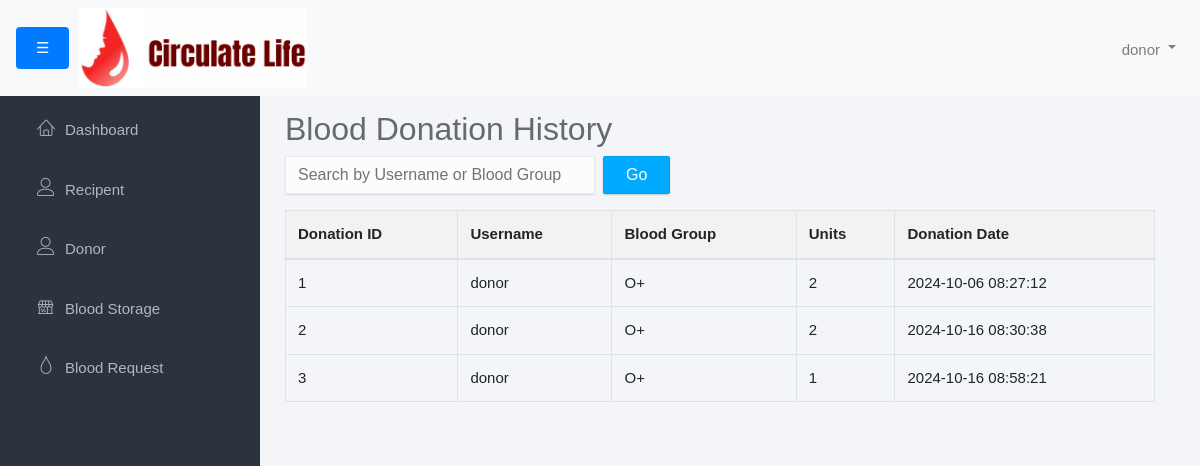
The app's page /Admin/blood_storage_history.php (signed in) with its own data.
### tables this page shows
CREATE TABLE `blood_donation` (
  `id` int(11) NOT NULL,
  `username` varchar(50) NOT NULL,
  `blood_group` enum('A+','A-','B+','B-','O+','O-','AB+','AB-') NOT NULL,
  `unit` int(11) NOT NULL,
  `donation_date` timestamp NOT NULL DEFAULT current_timestamp()
);

### Admin/blood_storage_history.php (the view, shortened to what this page needs)
<?php include('admin_header.php');
include('../connection.php'); ?>
<link rel="stylesheet" href="admin-style.css?v=<?php echo time(); ?>">
<div class="main">
    <div class="container-fluid">
        <h2>Blood Donation History</h2>
        <form class="form-inline my-2 my-lg-0" method="get" action="">
        <input class="form-control mr-sm-2" type="search" name="search" placeholder="Search by Username or Blood Group" aria-label="Search" value="<?php echo isset($_GET['search']) ? $_GET['search'] : ''; ?>" style="width: 310px;">
        <button class="btn btn-primary my-2 my-sm-0" type="submit">Go</button>
        </form>
        <table class="table table-bordered mt-3">
            <thead>
                <tr>
                    <th>Donation ID</th>
                    <th>Username</th>
                    <th>Blood Group</th>
                    <th>Units</th>
                    <th>Donation Date</th>
                </tr>
            </thead>
            <tbody>
                <?php
                $searchTerm = isset($_GET['search']) ? $_GET['search'] : '';
                if (!empty($searchTerm)) {
                    $donations = $conn->query("SELECT * FROM blood_donation WHERE username LIKE '%$searchTerm%' OR blood_group LIKE '%$searchTerm%'");
                } else {
                    $donations = $conn->query("SELECT * FROM blood_donation");
                }
                while ($row = $donations->fetch_array()) {
                    ?>
                    <tr>
                        <td><?php echo $row['id']; ?></td>
                        <td><?php echo $row['username']; ?></td>
                        <td><?php echo $row['blood_group']; ?></td>
                        <td><?php echo $row['unit']; ?></td>
                        <td><?php echo $row['donation_date']; ?></td>
                    </tr>
                <?php }
                ?>
            </tbody>
        </table>
    </div>
</div>
</body>
</html>

### Admin/admin-style.css (style rules this page uses)
html { position: relative; min-height: 100%; }
body { background-color: #F3F5F8; font-family: "Source Sans Pro", sans-serif; font-size: 15px; color: #676a6d; margin: 0; padding: 0; }
.main { transition: all 0.3s ease-in-out; width: calc(100% - 260px); background-color: #F3F5F8; padding: 20px; overflow-y: auto; margin-left: 250px; transition: margin-left 0.3s ease; }
#wrapper #sidebar-nav, #wrapper .main { padding-top: 80px; }
.container-fluid { margin-top: 30px; }
.btn { -webkit-border-radius: 2px; -moz-border-radius: 2px; border-radius: 2px; -moz-box-shadow: 0px 1px 2px 0 rgba(0, 0, 0, 0.2); -webkit-box-shadow: 0px 1px 2px 0 rgba(0, 0, 0, 0.2); box-shadow: 0px 1px 2px 0 rgba(0, 0, 0, 0.2); padding: 6px 22px; }
.btn-primary { background-color: #00AAFF; border-color: #00a0f0; }
.form-control { -moz-box-shadow: 0px 1px 2px 0 rgba(0, 0, 0, 0.1); -webkit-box-shadow: 0px 1px 2px 0 rgba(0, 0, 0, 0.1); box-shadow: 0px 1px 2px 0 rgba(0, 0, 0, 0.1); -webkit-border-radius: 2px; -moz-border-radius: 2px; border-radius: 2px; border-color: #eaeaea; background-color: #fcfcfc; }
table { width: 100%; border-collapse: collapse; }
th, td { border: 1px solid #ddd; padding: 8px; text-align: left; }
th { background-color: #f2f2f2; }

### records on screen
blood_donation: id "1", username "donor", blood_group "O+", unit "2", donation_date "2024-10-06 08:27:12"
blood_donation: id "2", username "donor", blood_group "O+", unit "2", donation_date "2024-10-16 08:30:38"
blood_donation: id "3", username "donor", blood_group "O+", unit "1", donation_date "2024-10-16 08:58:21"

### other values on screen
$_SESSION['username'] "donor"
